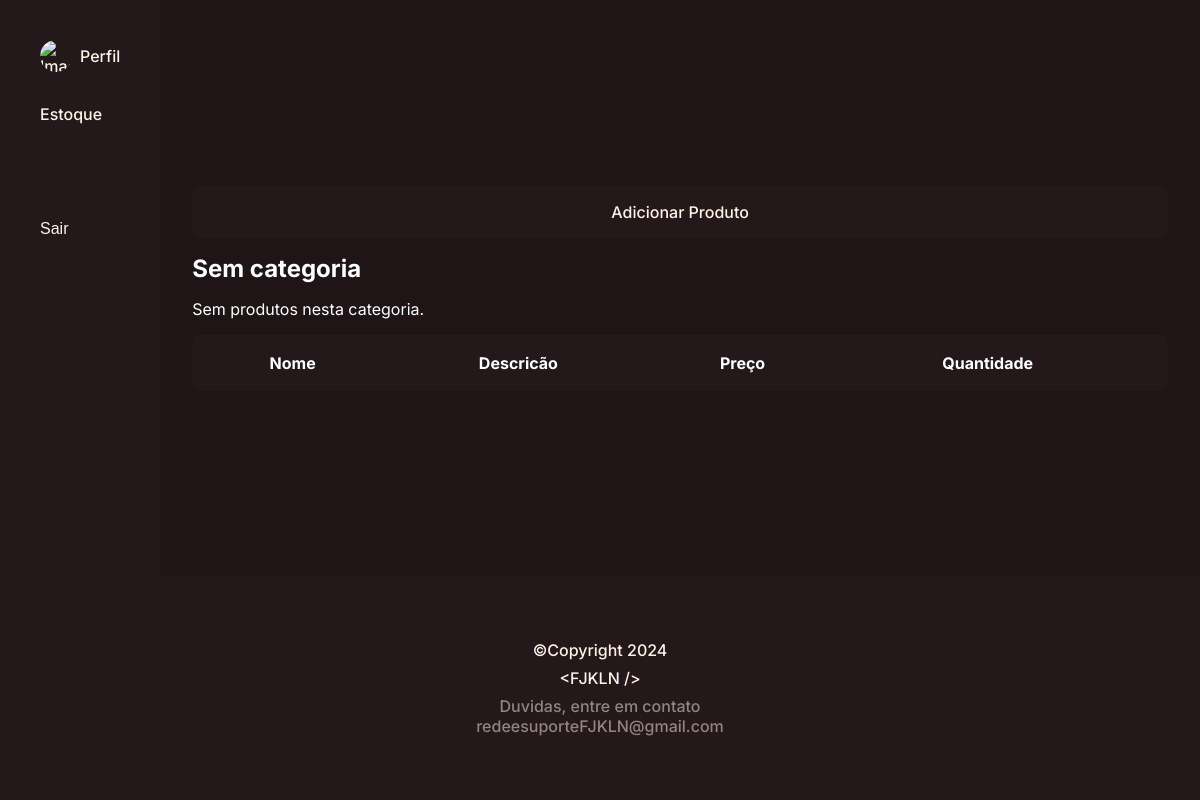
The page /estoque/ on the database as committed earlier.
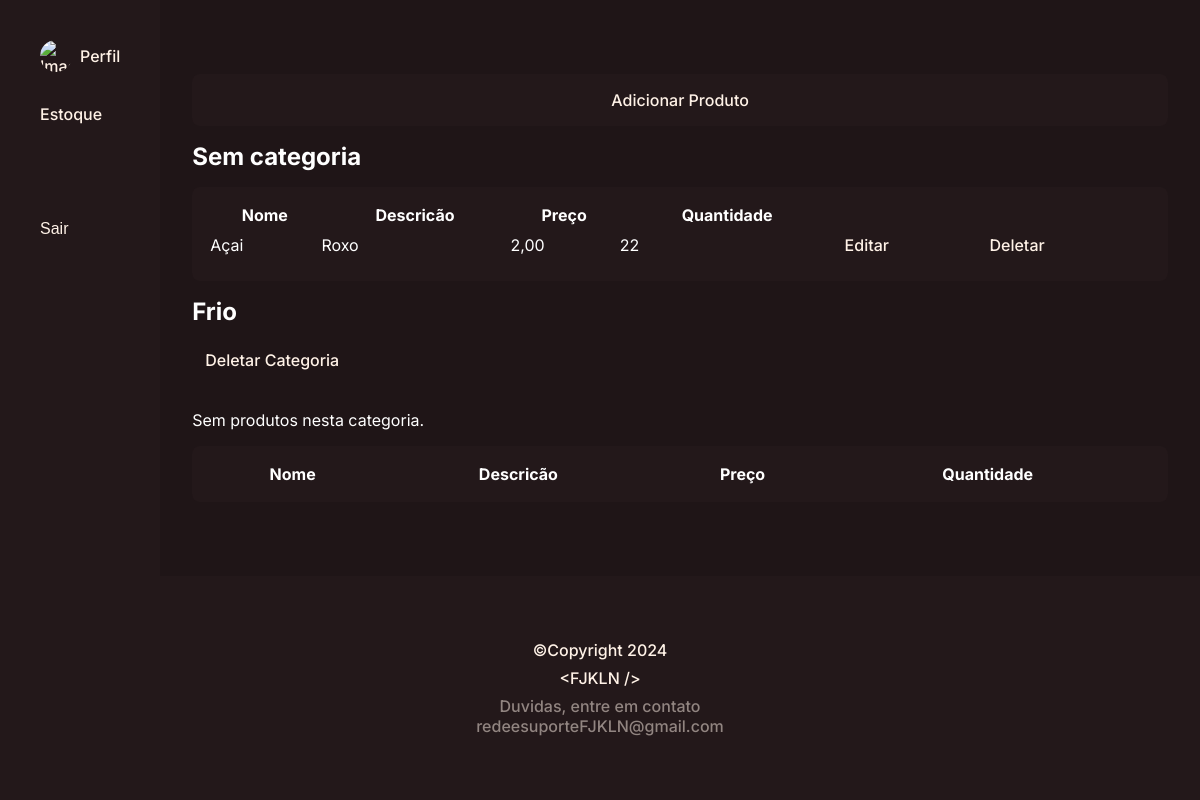
The same page on the database as committed later.
### sistema/models.py (models this page shows, shortened)
class Categoria(models.Model):
    nome = models.CharField(max_length=100, unique=True)

class Produto(models.Model):
    nome = models.CharField(max_length=200)
    descricao = models.TextField(blank=True, null=True)
    preco = models.DecimalField(max_digits=10, decimal_places=2)
    quantidade = models.IntegerField()
    categoria = models.ForeignKey(Categoria, on_delete=models.CASCADE, related_name='produtos')

### estoque/views.py (the view)
# urls.py: path('', views.home_page, name='home')
def home_page(request):
    produtos = Produto.objects.all()
    categorias = Categoria.objects.all()
    return render(request, 'estoque/index.html', {'produtos': produtos, 'categorias': categorias})

### estoque/templates/estoque/index.html (shortened to what this page needs)
{% load static %}
<!DOCTYPE html>
<html lang="pt-br">
<head>
    <link rel="stylesheet" href="{% static 'estoque/css/index.css' %}">
</head>
<body>
    <div class="container">
        <aside>
            <ul>
                <div>
                    <li>
                        <a href="{% url 'perfil:editar' user.id %}">
                            <img src="{{ user.imagem.url }}" alt="Imagem do Usuário" />
                            <p>Perfil</p>
                        </a>
                    </li>
                    <li>
                        <a href="{% url 'estoque:home' %}">
                            Estoque
                        </a>
                    </li>
                </div>
                <li>
                    <form action="{% url 'login:sair' %}" method="POST" style="display: inline;">
                        <button type="submit">Sair</button>
                    </form>
                </li>
            </ul>
        </aside>
        <div class="content">
            <ul>
                <li>
                    <a href="{% url 'produtos:home' %}" class="add">
                        Adicionar Produto
                    </a>
                </li>
            </ul>
            {% for categoria in categorias %}
            <div>
                <h2>{{ categoria.nome }}</h2>
                {% if categoria.nome == 'Sem categoria' %}
                {% else %}
                <a href="{% url 'produtos:deleta_categoria' categoria.pk %}" class="del">Deletar Categoria</a>
                {% endif %}
            </div>
            <table>
                <tr>
                    <th>Nome</th>
                    <th>Descricão</th>
                    <th>Preço</th>
                    <th>Quantidade</th>
                </tr>
                {% for produto in categoria.produtos.all %}
                <tr>
                    <td>{{ produto.nome }}</td>
                    <td>{{ produto.descricao }}</td>
                    <td>{{ produto.preco }}</td>
                    <td>{{ produto.quantidade }}</td>
                    <td><a href="{% url 'produtos:editar' pk=produto.pk %}">Editar</a></td>
                    <td><a href="{% url 'produtos:deleta' pk=produto.pk %}">Deletar</a></td>
                </tr>
                {% empty %}
                <li>Sem produtos nesta categoria.</li>
                {% endfor %}
            </table>
            {% empty %}
            <p>Não há categorias disponíveis.</p>
            {% endfor %}
        </div>
    </div>
    <footer style="text-align: center;">
        <p class="footer-copy">©Copyright
            <FJKLN /> 2024
        </p>
        <p class="footer-abrev">&lt;FJKLN /&gt;</p>
        <p class="footer-autor">Duvidas, entre em contato
            <br>redeesuporteFJKLN@gmail.com
        </p>
    </footer>
</body>
</html>

Rows that differ between the two databases and show on the page:
shown differently, row unchanged: Categoria "Sem categoria": no longer shows "Sem produtos nesta categoria."
added Produto: nome "Açai", descricao "Roxo", preco "2,00", quantidade "22", shown under Categoria "Sem categoria"
added Categoria: nome "Frio", shows "Deletar Categoria"
